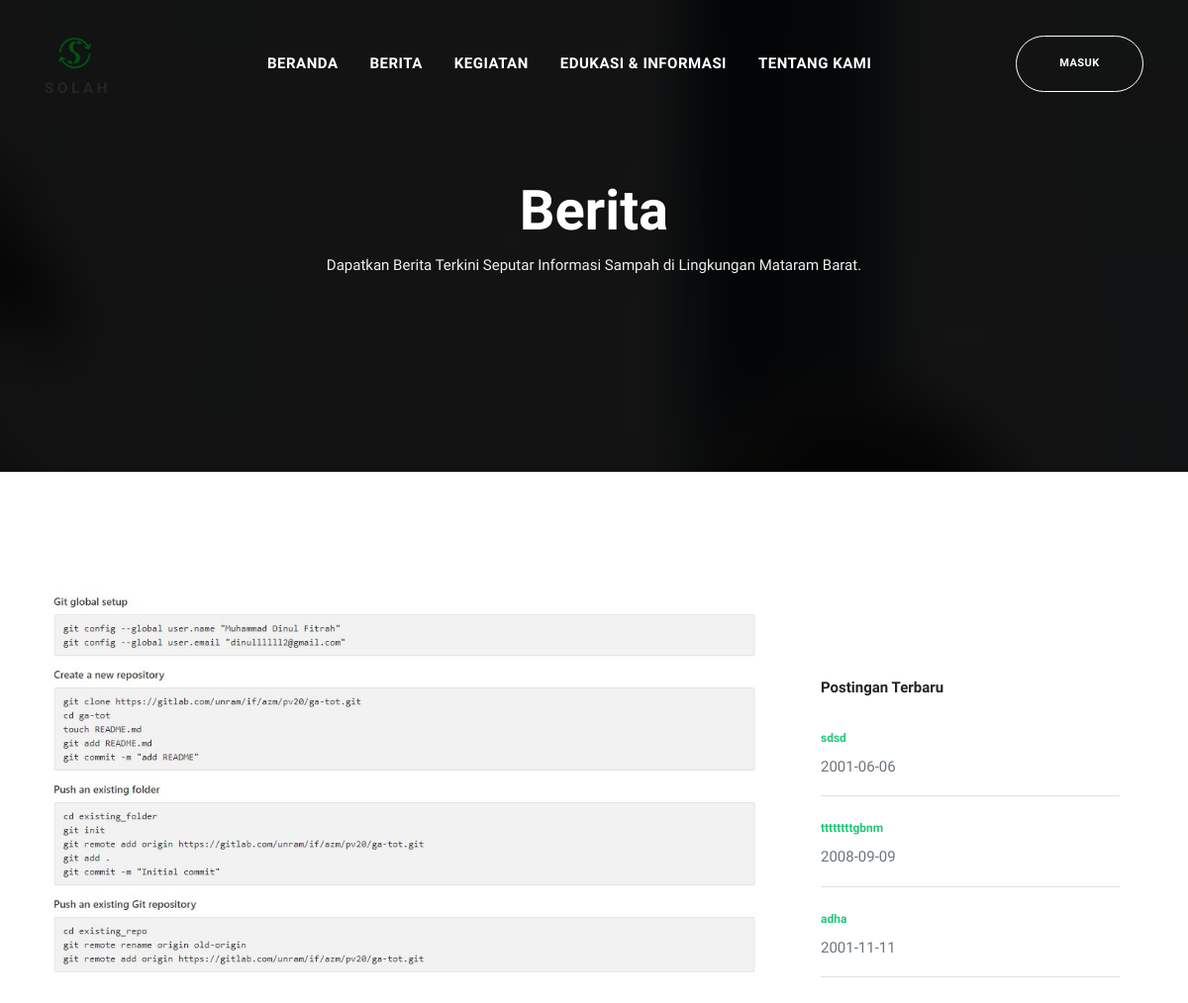
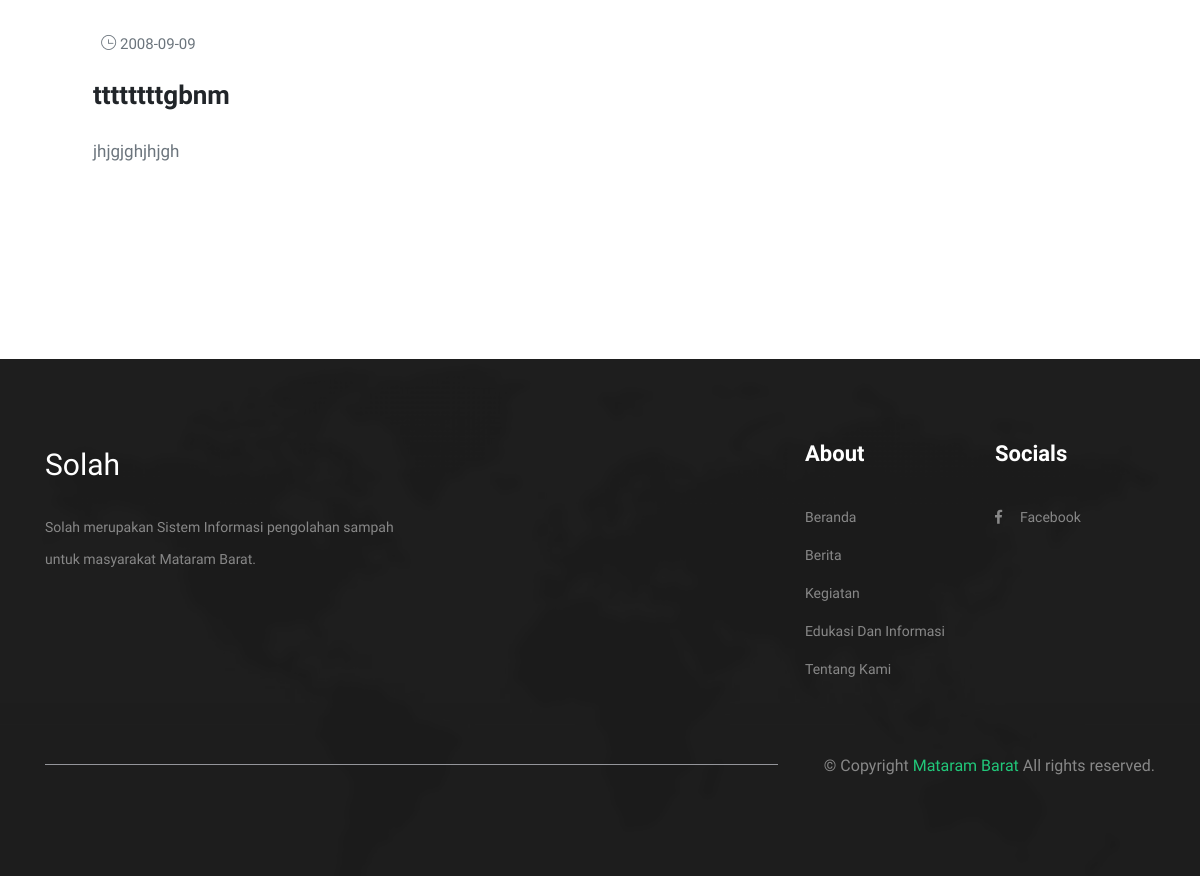
Screenshot of /baca_berita.php?id=9 with the database file from the repository (2 pictures, top to bottom).
### tables this page shows
CREATE TABLE `berita` (
  `id` int(11) NOT NULL,
  `judul` varchar(100) NOT NULL,
  `isi` text NOT NULL,
  `tgl` date NOT NULL,
  `gambar` varchar(20) NOT NULL
);

### baca_berita.php (the view, shortened to what this page needs)
<?php
include 'util/koneksi.php';
$id = $_GET['id'];
$result = mysqli_query($koneksi,"SELECT * FROM berita ORDER BY id DESC LIMIT 3");
$tampil = mysqli_query($koneksi, "SELECT * FROM berita WHERE id = $id");
$hslberita = mysqli_fetch_array($tampil);
?>
<!doctype html>
<html lang="en">
<head>
  <?php include "util/boots.php" ?>
</head>
<body id="top-header">
    <?php include "util/navbar3.php" ?>
    <section class="page-banner-area page-pricing">
        <div class="overlay"></div>
        <div class="container">
            <div class="row justify-content-center">
                <div class="col-lg-9 col-md-12 col-12 text-center">
                    <div class="page-banner-content">
                        <h1 class="display-4 font-weight-bold">Berita</h1>
                        <p>Dapatkan Berita Terkini Seputar Informasi Sampah di Lingkungan Mataram Barat.</p>
                    </div>
                </div>
            </div>
        </div>
    </section>
<section class="section blog-wrap bg-gray">
    <div class="container">
        <div class="row">
            <div class="col-lg-8">
                <div class="row">
  <div class="col-lg-12">
    <div class="single-blog-item">
      <img src="images/<?=$hslberita['gambar']?>" alt="" class="img-fluid rounded">
      <div class="blog-item-content bg-white p-5">
        <div class="blog-item-meta bg-gray py-1 px-2">
          <span class="text-black text-capitalize mr-3"><i class="ti-time mr-1"></i><?=$hslberita['tgl'] ?></span>
        </div>
        <h2 class="mt-3 mb-4">
  <?php
  if (isset($hslberita['judul'])) {
    echo $hslberita['judul'];
  } else {
    echo "Judul Artikel Tidak Tersedia";
  }
  ?>
</h2>
        <p class="lead mb-4"><?=$hslberita['isi']?></p>
      </div>
    </div>
  </div>
</div>
   </div>
  <div class="col-lg-4">
    <div class="sidebar-wrap">
  <div class="sidebar-widget search card p-4 mb-3 border-0">
  </div>
  <div class="sidebar-widget latest-post card border-0 p-4 mb-3">
    <h5>Postingan Terbaru</h5>
      <?php  while( $row= mysqli_fetch_assoc ($result) ) :?>
        <div class="media border-bottom py-3">
            <div class="media-body">
                <h6 class="my-2"><a href="baca_berita.php?id=<?=$row['id']?>"><?=$row['judul']?></a></h6>
                <span class="text-sm text-muted"><?=$row['tgl']?></span>
            </div>
        </div>
        <?php endwhile; ?>
  </div>
            </div>
        </div>
    </div>
</section>
    <?php include "util/footer.php" ?>
  </body>
  </html>

### css/style.css (style rules this page uses)
html { font-family: sans-serif; line-height: 1.15; -webkit-text-size-adjust: 100%; -ms-text-size-adjust: 100%; -ms-overflow-style: scrollbar; -webkit-tap-highlight-color: rgba(0, 0, 0, 0); }
body { font-family: "Muli", sans-serif; font-size: 15px; line-height: 1.75; margin: 0; text-align: left; background-color: #fff; font-weight: 400; color: #6c757d; }
.h1, .h2, .h3, .h4, .h5, .h6, h1, h2, h3, h4, h5, h6 { font-family: "Muli", sans-serif; font-weight: 700; line-height: 1.35; margin-bottom: .5rem; color: #212529; }
.h1, h1 { font-size: 2.125rem; line-height: 40px; }
.h2, h2 { font-size: 1.625rem; }
.h5, h5 { font-size: .9375rem; }
.h6, h6 { font-size: .75rem; }
.lead { font-size: 1.0625rem; font-weight: 300; }
img { vertical-align: middle; border-style: none; }
.section { position: relative; padding: 8.125rem 0; }
@media (min-width: 768px) { .section { padding: 7.5rem 0; } }
a { color: #21c87a; }
.page-banner-area { padding: 180px 0px; }
.page-pricing { position: relative; padding: 180px 0px; background: url("../images/banner/img2.jpg") fixed 50% 50% no-repeat; background-size: cover; }
.page-banner-content h1 { color: #fff; }
.page-banner-content p { color: #eee; }
.overlay { position: absolute; left: 0; top: 0; width: 100%; height: 100%; background: rgba(0, 0, 0, 0.92); }

### rows the page displays
berita: gambar (picture), tgl "2008-09-09", judul "ttttttttgbnm", isi "jhjgjghjhjgh"
berita: judul "sdsd", tgl "2001-06-06"
berita: judul "adha", tgl "2001-11-11"
